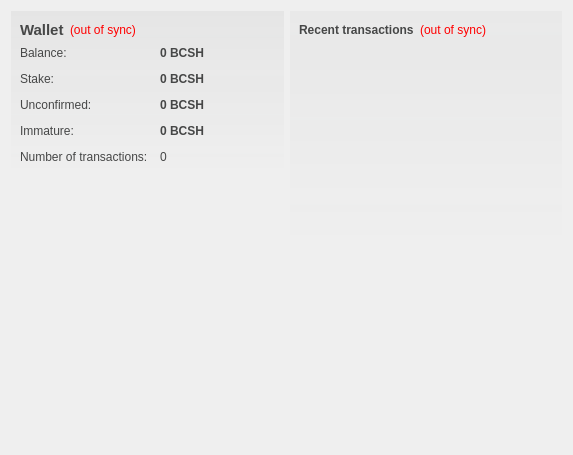
<?xml version="1.0" encoding="UTF-8"?>
<ui version="4.0">
 <class>OverviewPage</class>
 <widget class="QWidget" name="OverviewPage">
  <property name="geometry">
   <rect>
    <x>0</x>
    <y>0</y>
    <width>573</width>
    <height>455</height>
   </rect>
  </property>
  <property name="windowTitle">
   <string>Form</string>
  </property>
  <property name="styleSheet">
   <string notr="true">#OverviewPage { color: #464747; }</string>
  </property>
  <layout class="QHBoxLayout" name="horizontalLayout" stretch="1,1">
   <item>
    <layout class="QVBoxLayout" name="verticalLayout_2">
     <item>
      <widget class="QFrame" name="frame">
       <property name="styleSheet">
        <string notr="true">#frame { background-color: qlineargradient(spread:pad, x1:0, y1:0, x2:0, y2:1, stop:0 rgba(70,71,71,15), stop:1.0 rgba(70,71,71,0)); }</string>
       </property>
       <layout class="QVBoxLayout" name="verticalLayout_4">
        <item>
         <layout class="QHBoxLayout" name="horizontalLayout_4">
          <item>
           <widget class="QLabel" name="label_5">
            <property name="font">
             <font>
              <pointsize>11</pointsize>
              <weight>75</weight>
              <bold>true</bold>
             </font>
            </property>
            <property name="styleSheet">
             <string notr="true">color: #464747;</string>
            </property>
            <property name="text">
             <string>Wallet</string>
            </property>
           </widget>
          </item>
          <item>
           <widget class="QLabel" name="labelWalletStatus">
            <property name="toolTip">
             <string>The displayed information may be out of date. Your wallet automatically synchronizes with the SoleCoin network after a connection is established, but this process has not completed yet.</string>
            </property>
            <property name="styleSheet">
             <string notr="true">QLabel { color: red; }</string>
            </property>
            <property name="text">
             <string notr="true">(out of sync)</string>
            </property>
            <property name="alignment">
             <set>Qt::AlignLeading|Qt::AlignLeft|Qt::AlignVCenter</set>
            </property>
           </widget>
          </item>
          <item>
           <spacer name="horizontalSpacer_2">
            <property name="orientation">
             <enum>Qt::Horizontal</enum>
            </property>
            <property name="sizeHint" stdset="0">
             <size>
              <width>40</width>
              <height>20</height>
             </size>
            </property>
           </spacer>
          </item>
         </layout>
        </item>
        <item>
         <layout class="QFormLayout" name="formLayout_2">
          <property name="fieldGrowthPolicy">
           <enum>QFormLayout::AllNonFixedFieldsGrow</enum>
          </property>
          <property name="horizontalSpacing">
           <number>12</number>
          </property>
          <property name="verticalSpacing">
           <number>12</number>
          </property>
          <item row="0" column="0">
           <widget class="QLabel" name="label">
            <property name="styleSheet">
             <string notr="true">color: #464747;</string>
            </property>
            <property name="text">
             <string>Balance:</string>
            </property>
           </widget>
          </item>
          <item row="0" column="1">
           <widget class="QLabel" name="labelBalance">
            <property name="font">
             <font>
              <weight>75</weight>
              <bold>true</bold>
             </font>
            </property>
            <property name="cursor">
             <cursorShape>IBeamCursor</cursorShape>
            </property>
            <property name="toolTip">
             <string>Your current balance</string>
            </property>
            <property name="styleSheet">
             <string notr="true">color: #464747;</string>
            </property>
            <property name="text">
             <string notr="true">0 BCSH</string>
            </property>
            <property name="textInteractionFlags">
             <set>Qt::LinksAccessibleByMouse|Qt::TextSelectableByKeyboard|Qt::TextSelectableByMouse</set>
            </property>
           </widget>
          </item>
          <item row="1" column="0">
           <widget class="QLabel" name="label_6">
            <property name="styleSheet">
             <string notr="true">color: #464747;</string>
            </property>
            <property name="text">
             <string>Stake:</string>
            </property>
           </widget>
          </item>
          <item row="1" column="1">
           <widget class="QLabel" name="labelStake">
            <property name="font">
             <font>
              <weight>75</weight>
              <bold>true</bold>
             </font>
            </property>
            <property name="cursor">
             <cursorShape>IBeamCursor</cursorShape>
            </property>
            <property name="toolTip">
             <string>Total of coins that was staked, and do not yet count toward the current balance</string>
            </property>
            <property name="styleSheet">
             <string notr="true">color: #464747;</string>
            </property>
            <property name="text">
             <string notr="true">0 BCSH</string>
            </property>
            <property name="textInteractionFlags">
             <set>Qt::LinksAccessibleByMouse|Qt::TextSelectableByKeyboard|Qt::TextSelectableByMouse</set>
            </property>
           </widget>
          </item>
          <item row="2" column="0">
           <widget class="QLabel" name="label_3">
            <property name="styleSheet">
             <string notr="true">color: #464747;</string>
            </property>
            <property name="text">
             <string>Unconfirmed:</string>
            </property>
           </widget>
          </item>
          <item row="2" column="1">
           <widget class="QLabel" name="labelUnconfirmed">
            <property name="font">
             <font>
              <weight>75</weight>
              <bold>true</bold>
             </font>
            </property>
            <property name="cursor">
             <cursorShape>IBeamCursor</cursorShape>
            </property>
            <property name="toolTip">
             <string>Total of transactions that have yet to be confirmed, and do not yet count toward the current balance</string>
            </property>
            <property name="styleSheet">
             <string notr="true">color: #464747;</string>
            </property>
            <property name="text">
             <string notr="true">0 BCSH</string>
            </property>
            <property name="textInteractionFlags">
             <set>Qt::LinksAccessibleByMouse|Qt::TextSelectableByKeyboard|Qt::TextSelectableByMouse</set>
            </property>
           </widget>
          </item>
          <item row="3" column="0">
           <widget class="QLabel" name="labelImmatureText">
            <property name="styleSheet">
             <string notr="true">color: #464747;</string>
            </property>
            <property name="text">
             <string>Immature:</string>
            </property>
           </widget>
          </item>
          <item row="3" column="1">
           <widget class="QLabel" name="labelImmature">
            <property name="font">
             <font>
              <weight>75</weight>
              <bold>true</bold>
             </font>
            </property>
            <property name="toolTip">
             <string>Mined balance that has not yet matured</string>
            </property>
            <property name="styleSheet">
             <string notr="true">color: #464747;</string>
            </property>
            <property name="text">
             <string notr="true">0 BCSH</string>
            </property>
            <property name="textInteractionFlags">
             <set>Qt::LinksAccessibleByMouse|Qt::TextSelectableByKeyboard|Qt::TextSelectableByMouse</set>
            </property>
           </widget>
          </item>
          <item row="4" column="0">
           <widget class="QLabel" name="label_2">
            <property name="styleSheet">
             <string notr="true">color: #464747;</string>
            </property>
            <property name="text">
             <string>Number of transactions:</string>
            </property>
           </widget>
          </item>
          <item row="4" column="1">
           <widget class="QLabel" name="labelNumTransactions">
            <property name="toolTip">
             <string>Total number of transactions in wallet</string>
            </property>
            <property name="styleSheet">
             <string notr="true">color: #464747;</string>
            </property>
            <property name="text">
             <string notr="true">0</string>
            </property>
           </widget>
          </item>
         </layout>
        </item>
       </layout>
      </widget>
     </item>
     <item>
      <spacer name="verticalSpacer">
       <property name="orientation">
        <enum>Qt::Vertical</enum>
       </property>
       <property name="sizeHint" stdset="0">
        <size>
         <width>20</width>
         <height>40</height>
        </size>
       </property>
      </spacer>
     </item>
     <item>
      <widget class="QLabel" name="label_6">
       <property name="text">
        <string/>
       </property>
       <property name="pixmap">
        <pixmap resource="../bitcoin.qrc">:/images/backg</pixmap>
       </property>
       <property name="scaledContents">
        <bool>false</bool>
       </property>
       <property name="alignment">
        <set>Qt::AlignCenter</set>
       </property>
       <property name="margin">
        <number>-2</number>
       </property>
      </widget>
     </item>
    </layout>
   </item>
   <item>
    <layout class="QVBoxLayout" name="verticalLayout_3">
     <item>
      <widget class="QFrame" name="frame_2">
       <property name="styleSheet">
        <string notr="true">#frame_2 { background-color: qlineargradient(spread:pad, x1:0, y1:0, x2:0, y2:1, stop:0 rgba(70,71,71,10), stop:1.0 rgba(70,71,71,0)); }</string>
       </property>
       <layout class="QVBoxLayout" name="verticalLayout">
        <item>
         <layout class="QHBoxLayout" name="horizontalLayout_2">
          <item>
           <widget class="QLabel" name="label_4">
            <property name="styleSheet">
             <string notr="true">color: #464747;</string>
            </property>
            <property name="text">
             <string>&lt;b&gt;Recent transactions&lt;/b&gt;</string>
            </property>
           </widget>
          </item>
          <item>
           <widget class="QLabel" name="labelTransactionsStatus">
            <property name="toolTip">
             <string>The displayed information may be out of date. Your wallet automatically synchronizes with the SoleCoin network after a connection is established, but this process has not completed yet.</string>
            </property>
            <property name="styleSheet">
             <string notr="true">QLabel { color: red; }</string>
            </property>
            <property name="text">
             <string notr="true">(out of sync)</string>
            </property>
            <property name="alignment">
             <set>Qt::AlignRight|Qt::AlignTrailing|Qt::AlignVCenter</set>
            </property>
           </widget>
          </item>
          <item>
           <spacer name="horizontalSpacer">
            <property name="orientation">
             <enum>Qt::Horizontal</enum>
            </property>
            <property name="sizeHint" stdset="0">
             <size>
              <width>40</width>
              <height>20</height>
             </size>
            </property>
           </spacer>
          </item>
         </layout>
        </item>
        <item>
         <widget class="QListView" name="listTransactions">
          <property name="styleSheet">
           <string notr="true">QListView { background: transparent; }</string>
          </property>
          <property name="frameShape">
           <enum>QFrame::NoFrame</enum>
          </property>
          <property name="verticalScrollBarPolicy">
           <enum>Qt::ScrollBarAlwaysOff</enum>
          </property>
          <property name="horizontalScrollBarPolicy">
           <enum>Qt::ScrollBarAlwaysOff</enum>
          </property>
          <property name="selectionMode">
           <enum>QAbstractItemView::NoSelection</enum>
          </property>
         </widget>
        </item>
       </layout>
      </widget>
     </item>
     <item>
      <spacer name="verticalSpacer_2">
       <property name="orientation">
        <enum>Qt::Vertical</enum>
       </property>
       <property name="sizeHint" stdset="0">
        <size>
         <width>20</width>
         <height>40</height>
        </size>
       </property>
      </spacer>
     </item>
    </layout>
   </item>
  </layout>
 </widget>
 <resources>
  <include location="../bitcoin.qrc"/>
 </resources>
 <connections/>
</ui>
